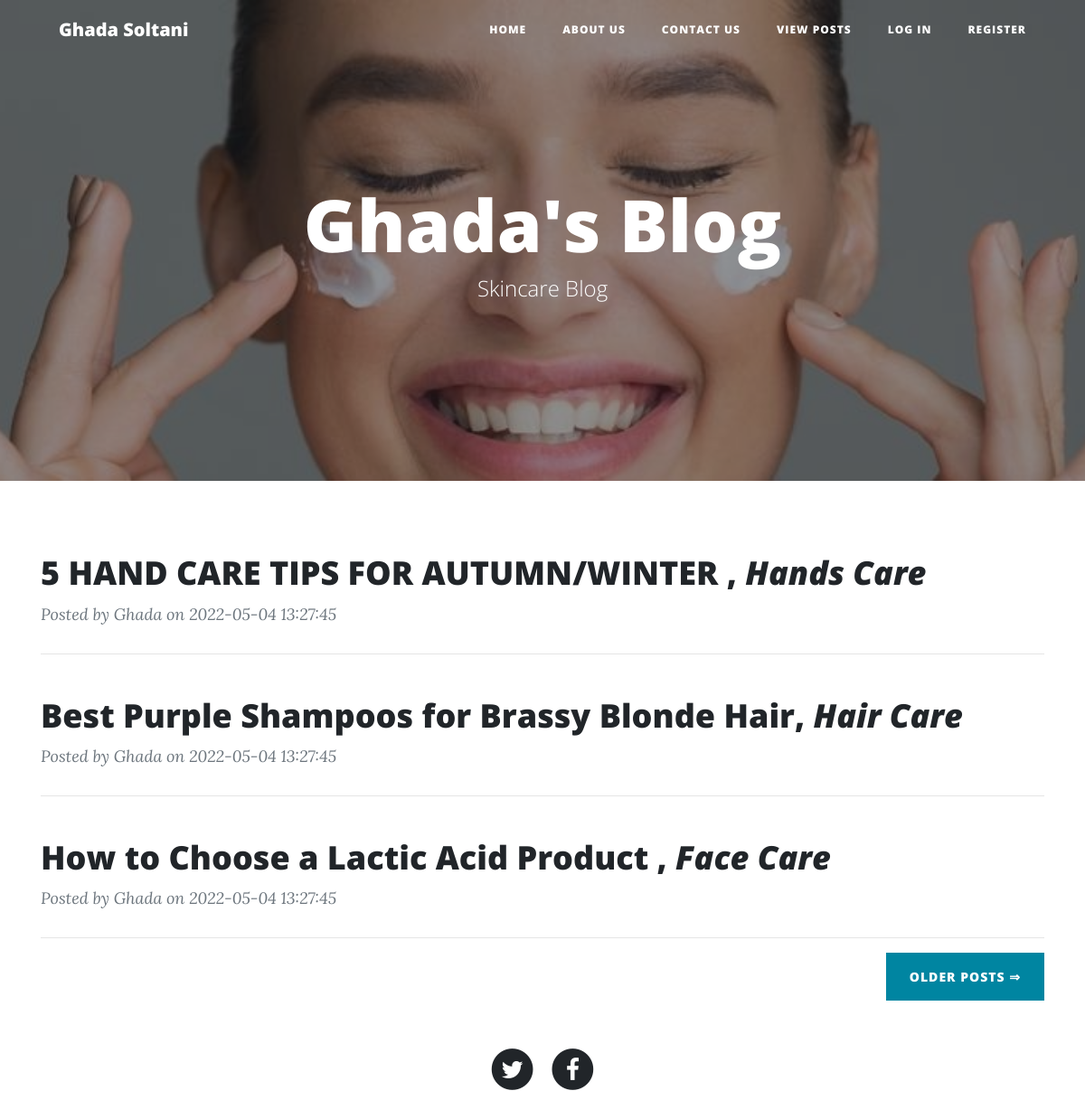
The page / on the database its author committed.
### tables this page shows
CREATE TABLE IF NOT EXISTS `posts` (
  `id` int(11) NOT NULL AUTO_INCREMENT,
  `title` varchar(255) NOT NULL,
  `grabber` varchar(255) NOT NULL,
  `category` varchar(255) NOT NULL,
  `description` longtext NOT NULL,
  `username` varchar(255) NOT NULL,
  `image1` varchar(120) NOT NULL,
  `userid` bigint(255) DEFAULT NULL,
  `creationdate` timestamp NOT NULL DEFAULT CURRENT_TIMESTAMP,
  `updationdate` timestamp NULL DEFAULT NULL ON UPDATE CURRENT_TIMESTAMP,
  `status` int(11) NOT NULL,
  PRIMARY KEY (`id`)
);

CREATE TABLE IF NOT EXISTS `categories` (
  `id` int(11) NOT NULL AUTO_INCREMENT,
  `catname` varchar(255) NOT NULL,
  `creationdate` timestamp NOT NULL DEFAULT CURRENT_TIMESTAMP,
  `updationdate` timestamp NULL DEFAULT NULL ON UPDATE CURRENT_TIMESTAMP,
  PRIMARY KEY (`id`)
);

### index.php (the view, shortened to what this page needs)
<?php
include('includes/config.php');
?>
<!DOCTYPE html>
<html lang="en">
<head>
    <link rel="stylesheet" href="assets/bootstrap/css/bootstrap.min.css">
    <link rel="stylesheet" href="assets/fonts/font-awesome.min.css">
</head>
<body>
    <?php include 'includes/header.php'; ?>
    <header class="masthead" style="background-image:url('assets/img/home-b.jpg');">
        <div class="overlay"></div>
        <div class="container">
            <div class="row">
                <div class="col-md-10 col-lg-8 mx-auto">
                    <div class="site-heading">
                        <h1>Ghada's Blog</h1><span class="subheading">Skincare Blog</span></div>
                </div>
            </div>
        </div>
    </header>
    <div class="container">
        <div class="row">
            <?php
            $s = 1;
            $sql = "SELECT posts.*,categories.catname FROM posts JOIN categories ON categories.id=posts.category WHERE posts.status=:s ORDER BY posts.id DESC LIMIT 3";
            $query = $dbh->prepare($sql);
            $query->bindParam(':s', $s, PDO::PARAM_STR);
            $query->execute();
            $results = $query->fetchAll(PDO::FETCH_OBJ);
            if ($query->rowCount() > 0) {
                foreach ($results as $result) {
                    ?>
                    <div class="col-md-10 col-lg-12">
                        <div class="post-preview">
                            <a href="post-details.php?id=<?php echo htmlentities($result->id); ?>">
                                <h2 class="post-title"><?php echo htmlentities($result->title); ?>,
                                    <i><?php echo htmlentities($result->catname); ?></i></h2>
                            </a>
                            <p class="post-meta">Posted by&nbsp;<?php echo htmlentities($result->username); ?>
                                                 on <?php echo htmlentities($result->creationdate); ?>
                            </p>
                        </div>
                        <hr>
                    </div>
                <?php }
            } ?>
        </div>
        <div class="row">
            <div class="col-md-10 col-lg-12">
                <div class="clearfix">
                    <a href="view-posts.php">
                        <button class="btn btn-primary float-right" type="button">Older Posts&nbsp;⇒</button>
                    </a>
                </div>
            </div>
        </div>
    </div>
    <?php include 'includes/footer.php'; ?>
</body>
</html>

### includes/header.php (shortened to what this page needs)
<nav class="navbar fixed-top navbar-light navbar-expand-lg" id="mainNav">
    <div class="container">
        <a class="navbar-brand" href="#">Ghada Soltani</a>
        <div class="collapse navbar-collapse" id="navbarResponsive">
            <ul class="nav navbar-nav ml-auto">
                <li class="nav-item" role="presentation"><a class="nav-link" href="index.php">Home</a></li>
                <li class="nav-item" role="presentation"><a class="nav-link" href="about.php">About us</a></li>
                <li class="nav-item" role="presentation"><a class="nav-link" href="contact.php">Contact us</a></li>
                <li class="nav-item" role="presentation"><a class="nav-link" href="view-posts.php">View Posts</a></li>
                <?php if (strlen($_SESSION['login']) == 0) {
                    ?>
                    <li class="nav-item" role="presentation"><a class="nav-link" href="login.php">Log in</a></li>
                <?php } ?>
                <?php if (strlen($_SESSION['login']) == 0) {
                ?>
                <li class="nav-item" role="presentation"><a class="nav-link" href="register.php">Register</a></li>
                <?php } else { }?>
            </ul>
        </div>
    </div>
</nav>

### includes/footer.php
<footer>
    <div class="container">
        <div class="row">
            <div class="col-md-10 col-lg-8 mx-auto">
                <ul class="list-inline text-center">
                    <li class="list-inline-item"><a href="#" target="_blank"><span
                                    class="fa-stack fa-lg"><i class="fa fa-circle fa-stack-2x"></i><i
                                        class="fa fa-twitter fa-stack-1x fa-inverse"></i></span></a></li>
                    <li class="list-inline-item"><a href="https://www.facebook.com/profile.php?id=100008318179747" target="_blank"><span
                                    class="fa-stack fa-lg"><i class="fa fa-circle fa-stack-2x"></i><i
                                        class="fa fa-facebook fa-stack-1x fa-inverse"></i></span></a></li>
                </ul>
            </div>
        </div>
    </div>
</footer>

### rows shown on the page
posts: title "5 HAND CARE TIPS FOR AUTUMN/WINTER", categories.catname "Hands Care", username "Ghada", creationdate "2022-05-04 13:27:45"
posts: title "Best Purple Shampoos for Brassy Blonde Hair", categories.catname "Hair Care", username "Ghada", creationdate "2022-05-04 13:27:45"
posts: title "How to Choose a Lactic Acid Product", categories.catname "Face Care", username "Ghada", creationdate "2022-05-04 13:27:45"
